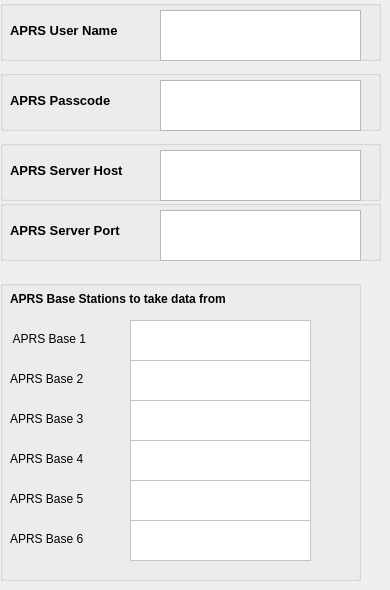
    <widget class="QWidget" name="APRSConfig">
     <attribute name="title">
      <string>APRS Setup</string>
     </attribute>
     <widget class="QGroupBox" name="APRSUserNameBox">
      <property name="geometry">
       <rect>
        <x>0</x>
        <y>0</y>
        <width>381</width>
        <height>61</height>
       </rect>
      </property>
      <property name="toolTip">
       <string>&lt;html&gt;&lt;head/&gt;&lt;body&gt;&lt;p&gt;Get your own Username and Passcode from http://www.george-smart.co.uk/wiki/APRS_Callpass&lt;/p&gt;&lt;/body&gt;&lt;/html&gt;</string>
      </property>
      <property name="title">
       <string/>
      </property>
      <widget class="QLabel" name="APRSUserLabel">
       <property name="geometry">
        <rect>
         <x>10</x>
         <y>20</y>
         <width>151</width>
         <height>20</height>
        </rect>
       </property>
       <property name="font">
        <font>
         <pointsize>10</pointsize>
         <weight>75</weight>
         <bold>true</bold>
        </font>
       </property>
       <property name="text">
        <string>APRS User Name</string>
       </property>
      </widget>
      <widget class="QTextEdit" name="APRSUser">
       <property name="geometry">
        <rect>
         <x>160</x>
         <y>10</y>
         <width>201</width>
         <height>51</height>
        </rect>
       </property>
      </widget>
     </widget>
     <widget class="QGroupBox" name="APRSPasscodeBox">
      <property name="geometry">
       <rect>
        <x>0</x>
        <y>70</y>
        <width>381</width>
        <height>61</height>
       </rect>
      </property>
      <property name="toolTip">
       <string>&lt;html&gt;&lt;head/&gt;&lt;body&gt;&lt;p&gt;Get your own Username and Passcode from http://www.george-smart.co.uk/wiki/APRS_Callpass&lt;/p&gt;&lt;/body&gt;&lt;/html&gt;</string>
      </property>
      <property name="title">
       <string/>
      </property>
      <widget class="QLabel" name="APRSPasscodeLabel">
       <property name="geometry">
        <rect>
         <x>10</x>
         <y>20</y>
         <width>151</width>
         <height>20</height>
        </rect>
       </property>
       <property name="font">
        <font>
         <pointsize>10</pointsize>
         <weight>75</weight>
         <bold>true</bold>
        </font>
       </property>
       <property name="text">
        <string>APRS Passcode</string>
       </property>
      </widget>
      <widget class="QTextEdit" name="APRSPasscode">
       <property name="geometry">
        <rect>
         <x>160</x>
         <y>10</y>
         <width>201</width>
         <height>51</height>
        </rect>
       </property>
      </widget>
     </widget>
     <widget class="QGroupBox" name="APRSServerHostBox">
      <property name="geometry">
       <rect>
        <x>0</x>
        <y>140</y>
        <width>381</width>
        <height>61</height>
       </rect>
      </property>
      <property name="title">
       <string/>
      </property>
      <widget class="QLabel" name="APRSServerHostLabel">
       <property name="geometry">
        <rect>
         <x>10</x>
         <y>20</y>
         <width>151</width>
         <height>20</height>
        </rect>
       </property>
       <property name="font">
        <font>
         <pointsize>10</pointsize>
         <weight>75</weight>
         <bold>true</bold>
        </font>
       </property>
       <property name="text">
        <string>APRS Server Host</string>
       </property>
      </widget>
      <widget class="QTextEdit" name="APRSServerHostName">
       <property name="geometry">
        <rect>
         <x>160</x>
         <y>10</y>
         <width>201</width>
         <height>51</height>
        </rect>
       </property>
      </widget>
     </widget>
     <widget class="QGroupBox" name="APRSServerPortBox">
      <property name="geometry">
       <rect>
        <x>0</x>
        <y>200</y>
        <width>381</width>
        <height>61</height>
       </rect>
      </property>
      <property name="title">
       <string/>
      </property>
      <widget class="QLabel" name="APRSServerPortLabel">
       <property name="geometry">
        <rect>
         <x>10</x>
         <y>20</y>
         <width>151</width>
         <height>20</height>
        </rect>
       </property>
       <property name="font">
        <font>
         <pointsize>10</pointsize>
         <weight>75</weight>
         <bold>true</bold>
        </font>
       </property>
       <property name="text">
        <string>APRS Server Port</string>
       </property>
      </widget>
      <widget class="QTextEdit" name="APRSServerPort">
       <property name="geometry">
        <rect>
         <x>160</x>
         <y>10</y>
         <width>201</width>
         <height>51</height>
        </rect>
       </property>
      </widget>
     </widget>
     <widget class="QGroupBox" name="APRSBaseListBox">
      <property name="geometry">
       <rect>
        <x>0</x>
        <y>280</y>
        <width>361</width>
        <height>301</height>
       </rect>
      </property>
      <property name="toolTip">
       <string>&lt;html&gt;&lt;head/&gt;&lt;body&gt;&lt;p&gt;List of APRS base stations to take data from&lt;/p&gt;&lt;/body&gt;&lt;/html&gt;</string>
      </property>
      <property name="styleSheet">
       <string notr="true"/>
      </property>
      <property name="title">
       <string/>
      </property>
      <widget class="QLabel" name="APRSBase1Label">
       <property name="geometry">
        <rect>
         <x>10</x>
         <y>50</y>
         <width>121</width>
         <height>17</height>
        </rect>
       </property>
       <property name="text">
        <string> APRS Base 1</string>
       </property>
      </widget>
      <widget class="QTextEdit" name="APRSBase1Edit">
       <property name="geometry">
        <rect>
         <x>130</x>
         <y>40</y>
         <width>181</width>
         <height>41</height>
        </rect>
       </property>
       <property name="styleSheet">
        <string notr="true">background-color: rgb(255, 255, 255);</string>
       </property>
      </widget>
      <widget class="QLabel" name="APRSBase2Label">
       <property name="geometry">
        <rect>
         <x>10</x>
         <y>90</y>
         <width>81</width>
         <height>17</height>
        </rect>
       </property>
       <property name="text">
        <string>APRS Base 2</string>
       </property>
      </widget>
      <widget class="QTextEdit" name="APRSBase2Edit">
       <property name="geometry">
        <rect>
         <x>130</x>
         <y>80</y>
         <width>181</width>
         <height>41</height>
        </rect>
       </property>
       <property name="styleSheet">
        <string notr="true">background-color: rgb(255, 255, 255);</string>
       </property>
      </widget>
      <widget class="QTextEdit" name="APRSBase3Edit">
       <property name="geometry">
        <rect>
         <x>130</x>
         <y>120</y>
         <width>181</width>
         <height>41</height>
        </rect>
       </property>
       <property name="styleSheet">
        <string notr="true">background-color: rgb(255, 255, 255);</string>
       </property>
      </widget>
      <widget class="QLabel" name="APRSBase3Label">
       <property name="geometry">
        <rect>
         <x>10</x>
         <y>130</y>
         <width>101</width>
         <height>17</height>
        </rect>
       </property>
       <property name="text">
        <string>APRS Base 3</string>
       </property>
      </widget>
      <widget class="QLabel" name="APRSBase4Label">
       <property name="geometry">
        <rect>
         <x>10</x>
         <y>170</y>
         <width>81</width>
         <height>17</height>
        </rect>
       </property>
       <property name="text">
        <string>APRS Base 4</string>
       </property>
      </widget>
      <widget class="QTextEdit" name="APRSBase4Edit">
       <property name="geometry">
        <rect>
         <x>130</x>
         <y>160</y>
         <width>181</width>
         <height>41</height>
        </rect>
       </property>
       <property name="styleSheet">
        <string notr="true">background-color: rgb(255, 255, 255);</string>
       </property>
      </widget>
      <widget class="QLabel" name="APRSBaseLabel">
       <property name="geometry">
        <rect>
         <x>10</x>
         <y>10</y>
         <width>281</width>
         <height>17</height>
        </rect>
       </property>
       <property name="font">
        <font>
         <weight>75</weight>
         <bold>true</bold>
        </font>
       </property>
       <property name="toolTip">
        <string>&lt;html&gt;&lt;head/&gt;&lt;body&gt;&lt;p&gt;Specify 1-5 APRS Base Station names to be used for receiving Flarm signals&lt;/p&gt;&lt;/body&gt;&lt;/html&gt;</string>
       </property>
       <property name="text">
        <string>APRS Base Stations to take data from</string>
       </property>
      </widget>
      <widget class="QTextEdit" name="APRSBase5Edit">
       <property name="geometry">
        <rect>
         <x>130</x>
         <y>200</y>
         <width>181</width>
         <height>41</height>
        </rect>
       </property>
       <property name="styleSheet">
        <string notr="true">background-color: rgb(255, 255, 255);</string>
       </property>
      </widget>
      <widget class="QLabel" name="APRSBase5Label">
       <property name="geometry">
        <rect>
         <x>10</x>
         <y>210</y>
         <width>81</width>
         <height>17</height>
        </rect>
       </property>
       <property name="text">
        <string>APRS Base 5</string>
       </property>
      </widget>
      <widget class="QTextEdit" name="APRSBase6Edit">
       <property name="geometry">
        <rect>
         <x>130</x>
         <y>240</y>
         <width>181</width>
         <height>41</height>
        </rect>
       </property>
       <property name="styleSheet">
        <string notr="true">background-color: rgb(255, 255, 255);</string>
       </property>
      </widget>
      <widget class="QLabel" name="APRSBase6Label">
       <property name="geometry">
        <rect>
         <x>10</x>
         <y>250</y>
         <width>81</width>
         <height>17</height>
        </rect>
       </property>
       <property name="text">
        <string>APRS Base 6</string>
       </property>
      </widget>
     </widget>
    </widget>
